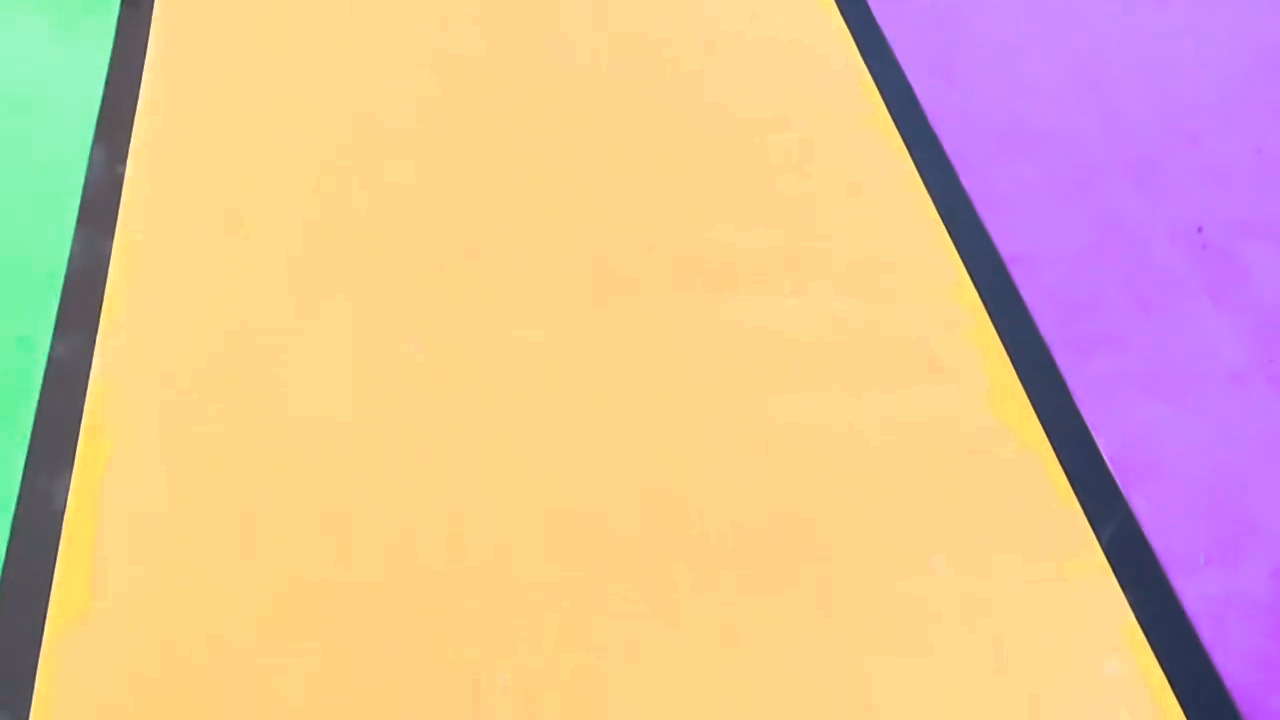
#> input picture frame 52 of sample.mp4, 1280 x 720 px
$ python add_noise.py
#> lines starting #> are read from the running program, lines starting #| are printed output that depends on the picture
#> further down, frame is the input picture: shape (720, 1280, 3); mean B, G, R 156.3, 190.7, 228.2
import cv2
import numpy as np
import random

def add_gaussian_noise(image, mean=0, sigma=25):
    """添加高斯噪声到图像"""
#> called with mean = 0, sigma = 0.75
    noise = np.random.normal(mean, sigma, image.shape).astype(np.uint8)
    noisy_image = cv2.add(image, noise)
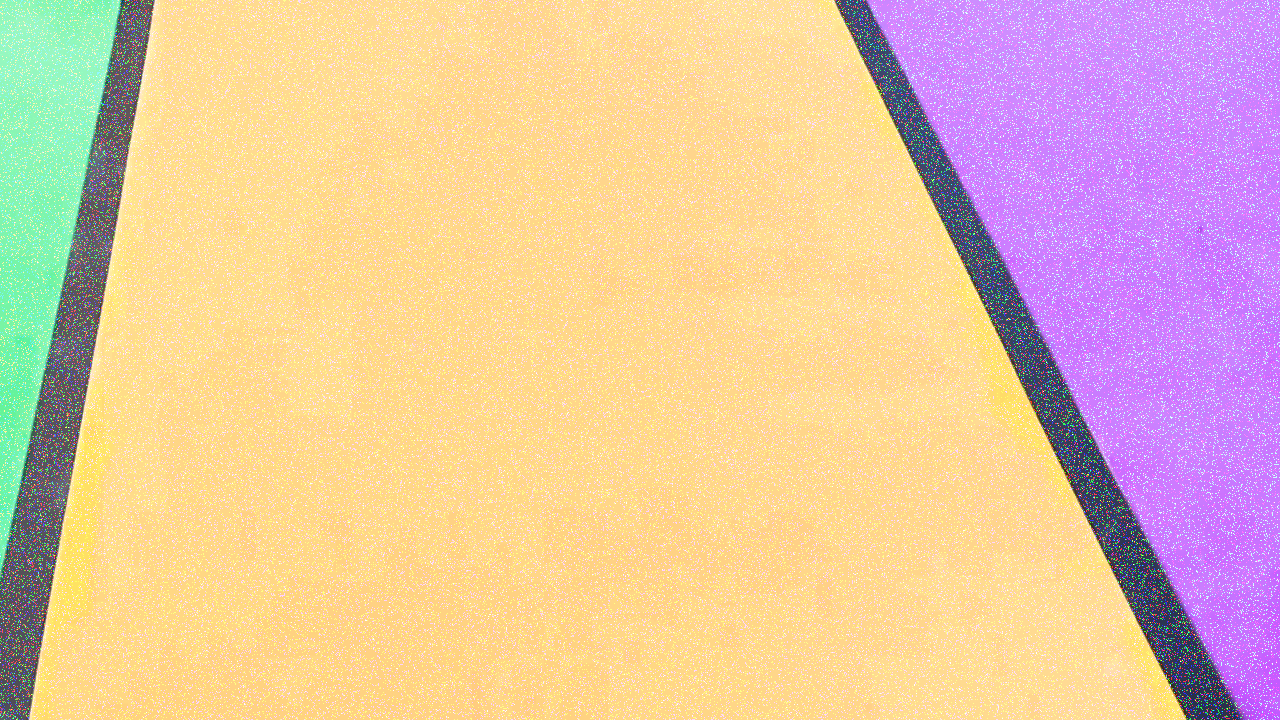
#> noisy_image: shape (720, 1280, 3); mean B, G, R 165.4, 196.7, 230.6
    return np.clip(noisy_image, 0, 255)

def add_salt_pepper_noise(image, salt_prob=0.01, pepper_prob=0.01):
    """添加椒盐噪声到图像"""
#> called with salt_prob = 0.00075, pepper_prob = 0.00075
    noisy_image = np.copy(image)
    salt_mask = np.random.random(image.shape[:2]) < salt_prob
    pepper_mask = np.random.random(image.shape[:2]) < pepper_prob
    noisy_image[salt_mask] = 255
    noisy_image[pepper_mask] = 0
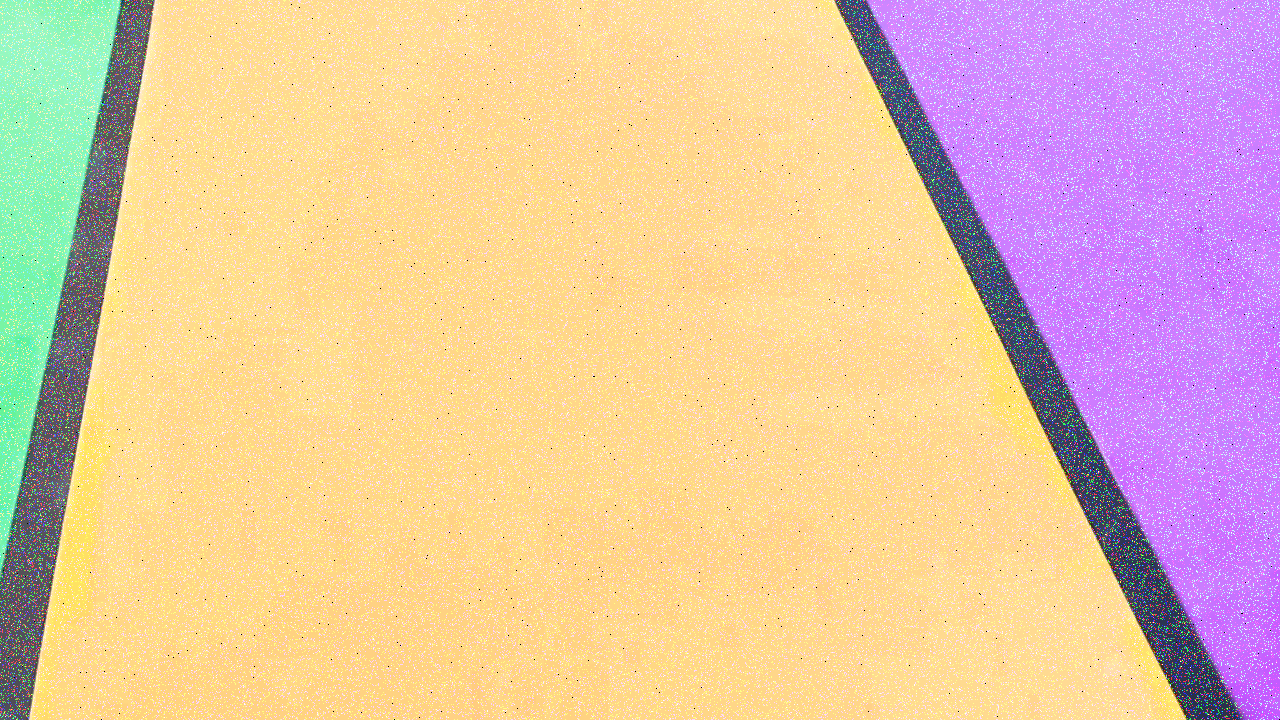
#> noisy_image: shape (720, 1280, 3); mean B, G, R 165.3, 196.6, 230.5
    return noisy_image

def add_motion_blur(image, kernel_size=15):
    """添加运动模糊效果"""
#> called with kernel_size = 20
    kernel = np.zeros((kernel_size, kernel_size))
    kernel[int((kernel_size-1)/2), :] = np.ones(kernel_size)
    kernel = kernel / kernel_size
    return cv2.filter2D(image, -1, kernel)
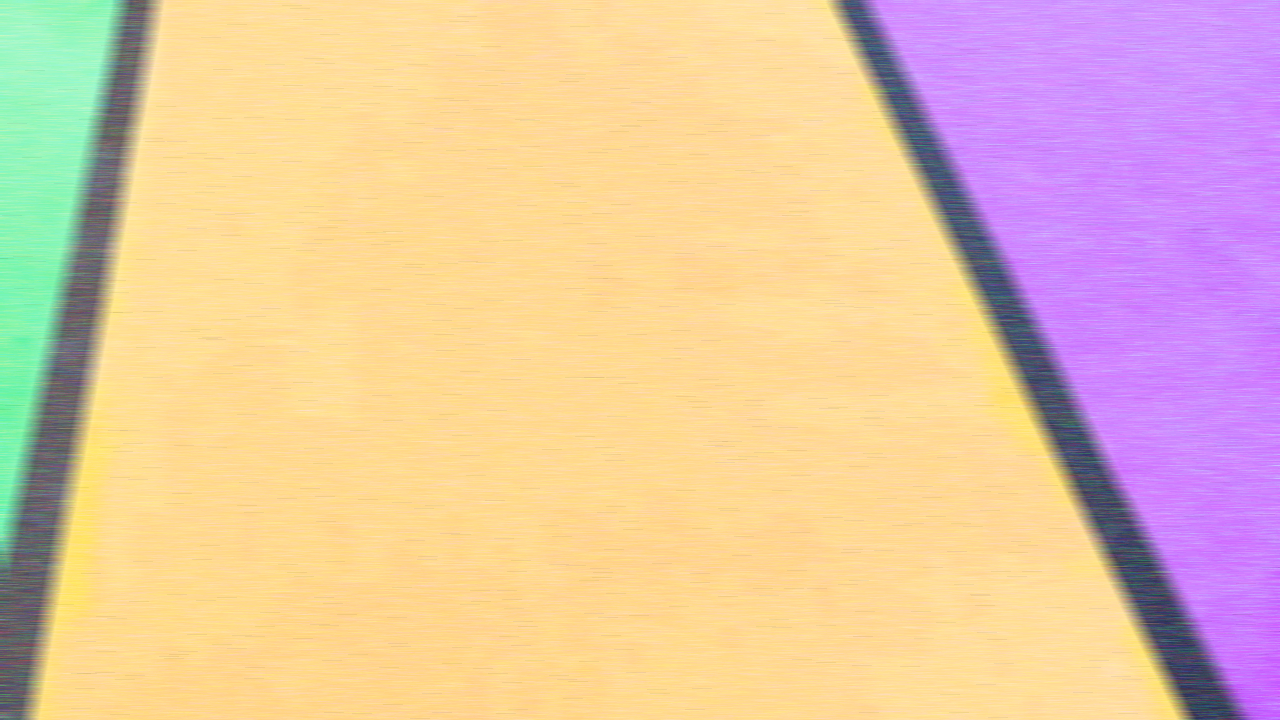
#> returned value: shape (720, 1280, 3); mean of channels 0, 1, 2 165.4, 196.5, 230.4; drawn as B, G, R

def add_low_light_noise(image, darken_factor=0.5, noise_factor=30):
    """模拟低光条件下的噪声"""
    dark_image = (image * darken_factor).astype(np.uint8)
    return add_gaussian_noise(dark_image, sigma=noise_factor)

# 主函数
if __name__ == "__main__":
    input_video = "sample.mp4"
    output_video = "noise.mp4"

    cap = cv2.VideoCapture(input_video)
    if not cap.isOpened():
        print("无法打开视频文件")
        exit()

    # 获取视频属性
    frame_width = int(cap.get(cv2.CAP_PROP_FRAME_WIDTH))
    frame_height = int(cap.get(cv2.CAP_PROP_FRAME_HEIGHT))
    fps = cap.get(cv2.CAP_PROP_FPS)

    # 创建输出视频
    fourcc = cv2.VideoWriter_fourcc(*'mp4v')
    out = cv2.VideoWriter(output_video, fourcc, fps, (frame_width, frame_height))

    while cap.isOpened():
        ret, frame = cap.read()
        if not ret:
            break

        noisy_frame = add_gaussian_noise(frame, sigma=0.75)
        prob = 0.00075
        noisy_frame = add_salt_pepper_noise(noisy_frame, salt_prob=prob, pepper_prob=prob)
        noisy_frame = add_motion_blur(noisy_frame, kernel_size=20)

        # 写入输出视频
        out.write(noisy_frame)

        # 显示结果
        cv2.imshow("Noisy Video", noisy_frame)
        if cv2.waitKey(1) & 0xFF == ord('q'):
#> (key q is pressed here)
            break

    cap.release()
    out.release()
    cv2.destroyAllWindows()

$ run again, starting later in the video
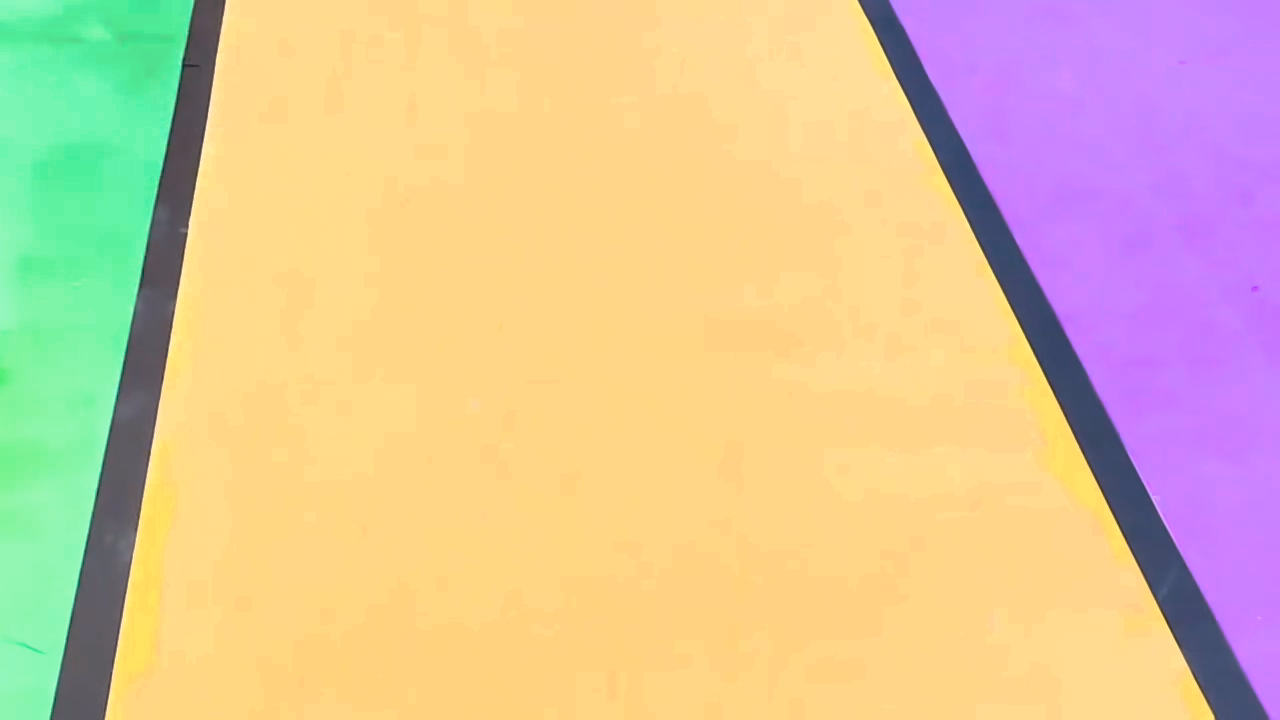
#> input picture frame 235 of sample.mp4, 1280 x 720 px
#> frame is the input picture: shape (720, 1280, 3); mean B, G, R 155.5, 195.2, 221.2
#> in add_salt_pepper_noise, `noisy_image[pepper_mask] = 0`:
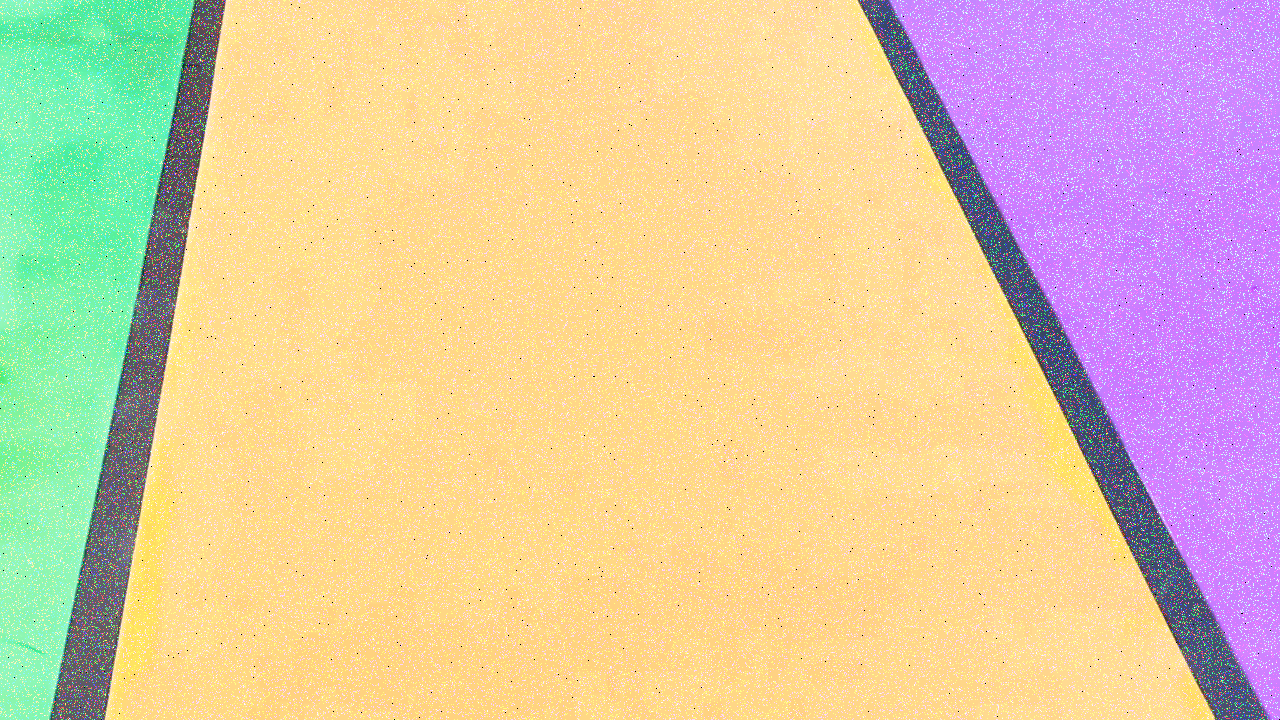
#> noisy_image: shape (720, 1280, 3); mean B, G, R 164.6, 200.6, 224.1
#> in add_motion_blur, `return cv2.filter2D(image, -1, kernel)`:
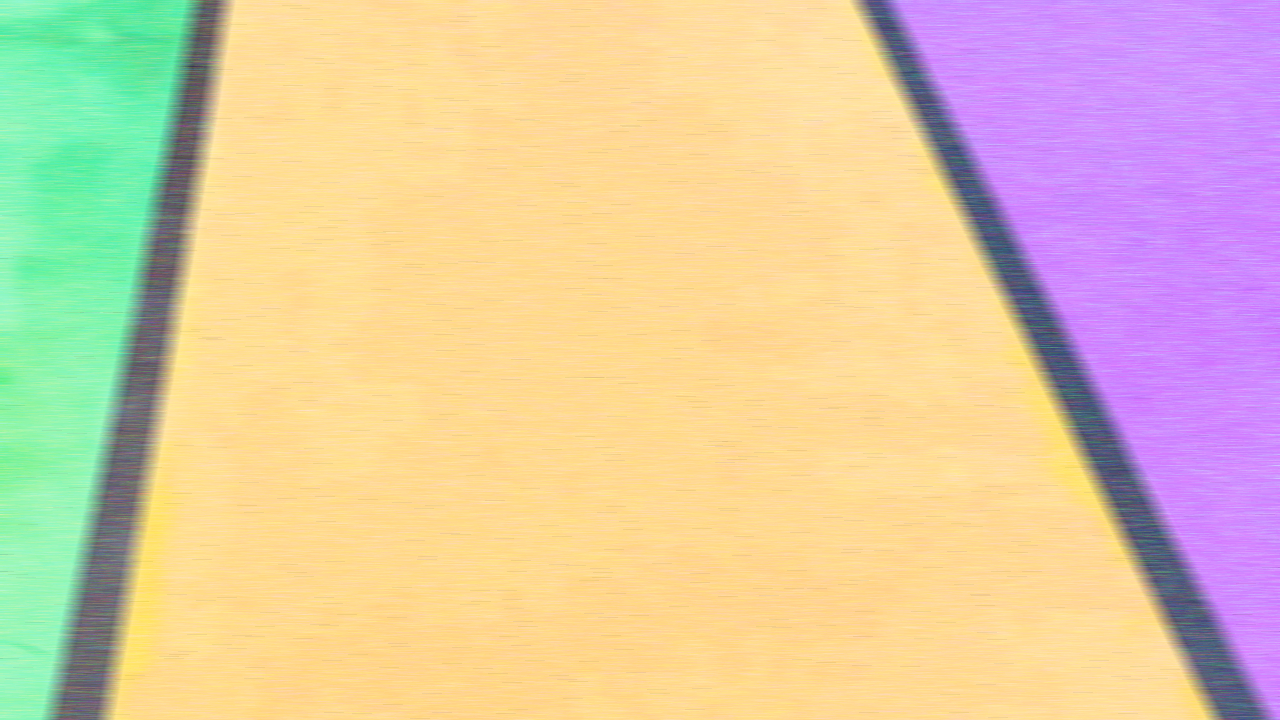
#> returned value: shape (720, 1280, 3); mean of channels 0, 1, 2 164.7, 200.6, 224.1; drawn as B, G, R

$ run again, starting later in the video
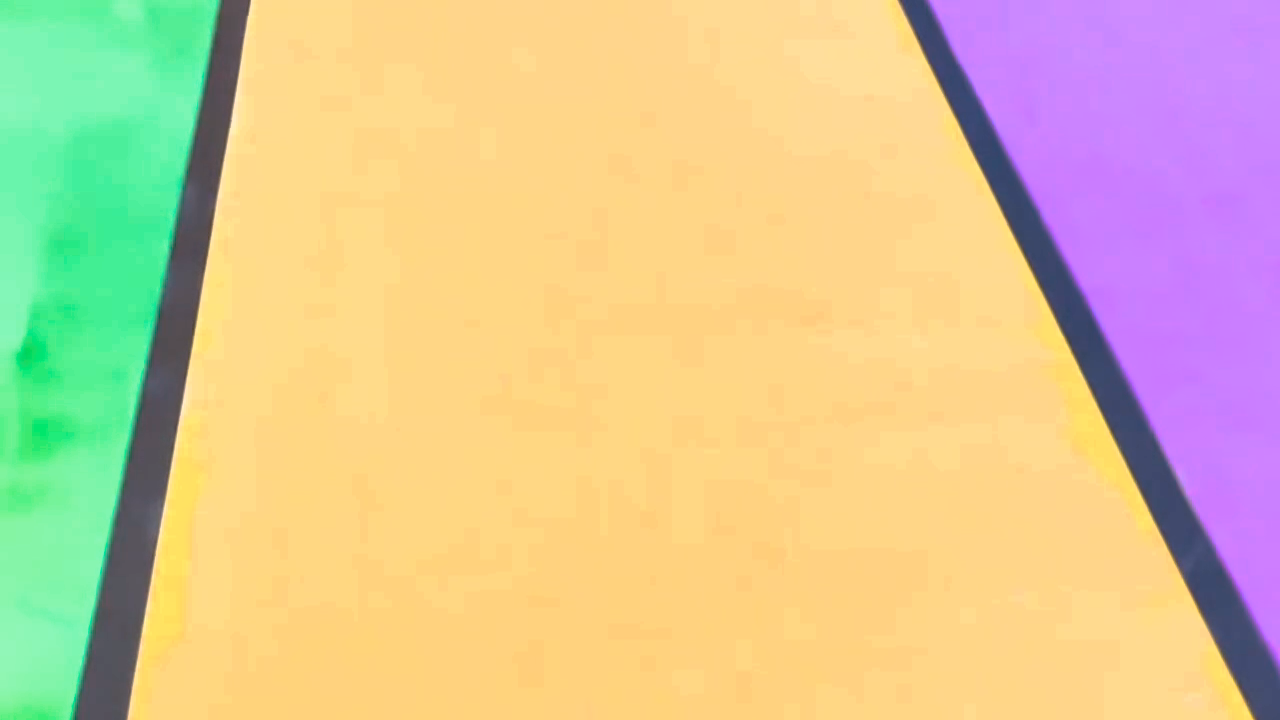
#> input picture frame 418 of sample.mp4, 1280 x 720 px
#> frame is the input picture: shape (720, 1280, 3); mean B, G, R 150.2, 197.8, 218.7
#> in add_salt_pepper_noise, `noisy_image[pepper_mask] = 0`:
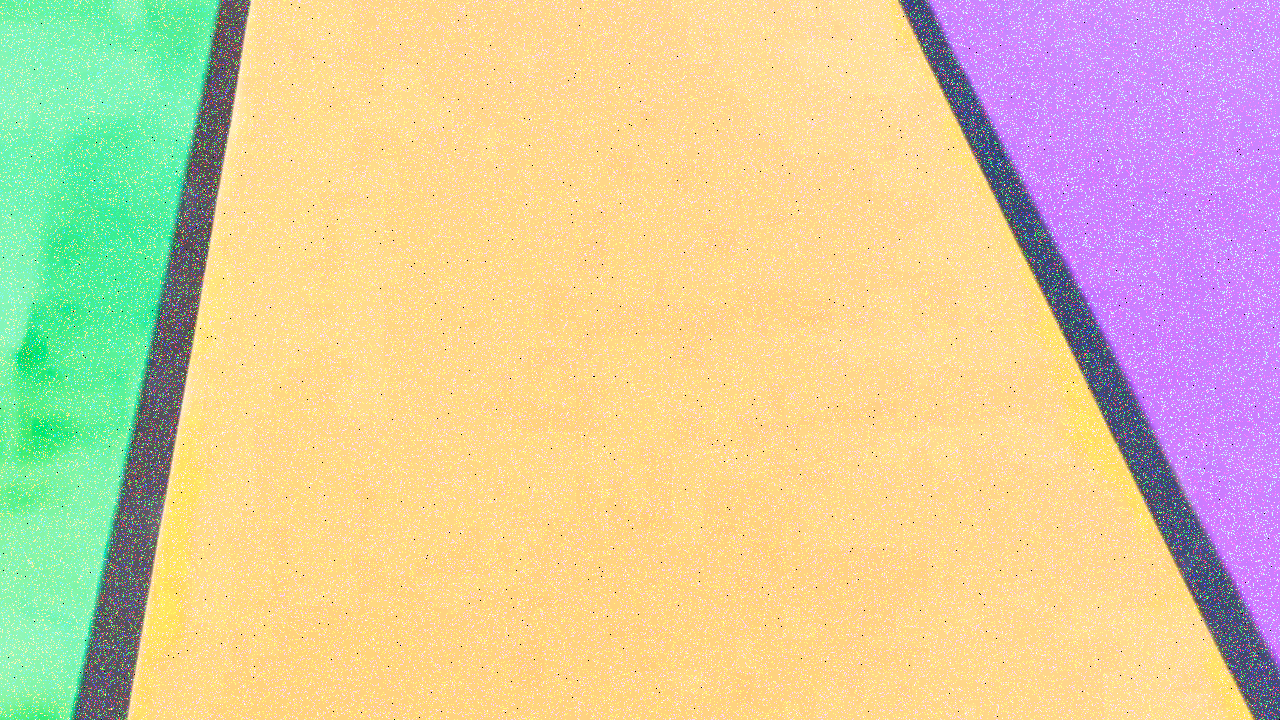
#> noisy_image: shape (720, 1280, 3); mean B, G, R 159.8, 203, 221.9
#> in add_motion_blur, `return cv2.filter2D(image, -1, kernel)`:
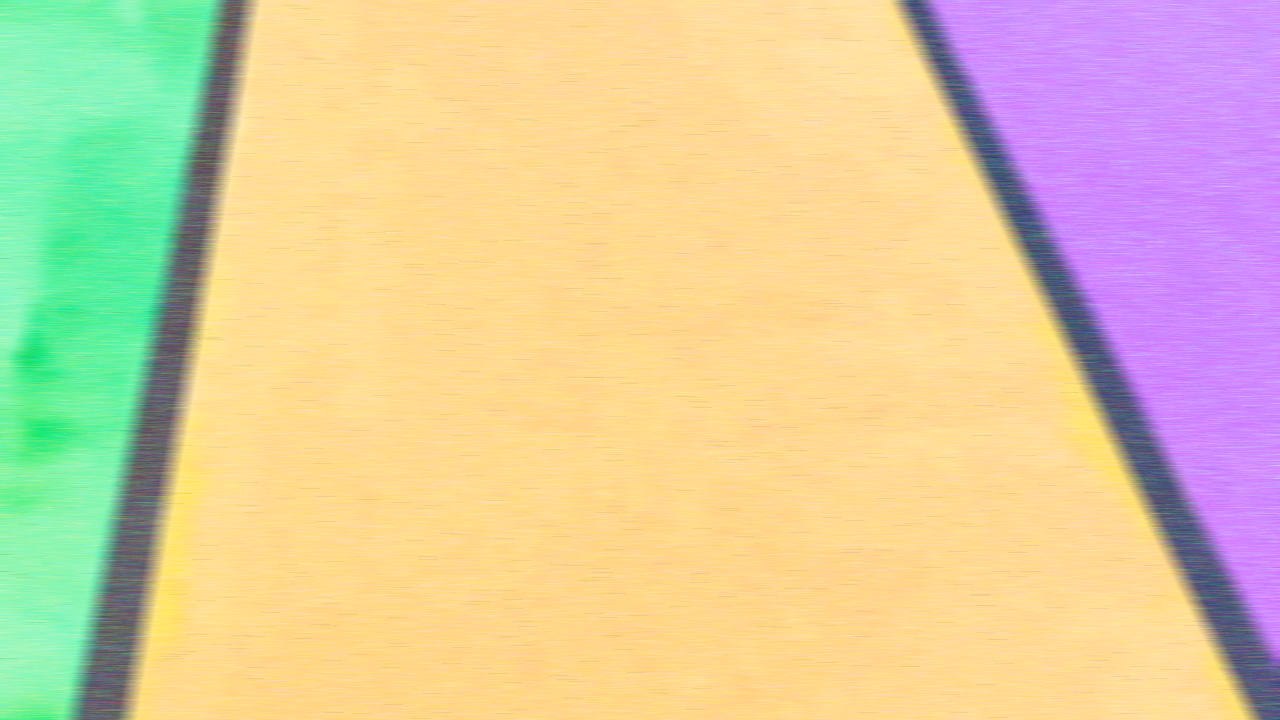
#> returned value: shape (720, 1280, 3); mean of channels 0, 1, 2 159.8, 203, 221.8; drawn as B, G, R
